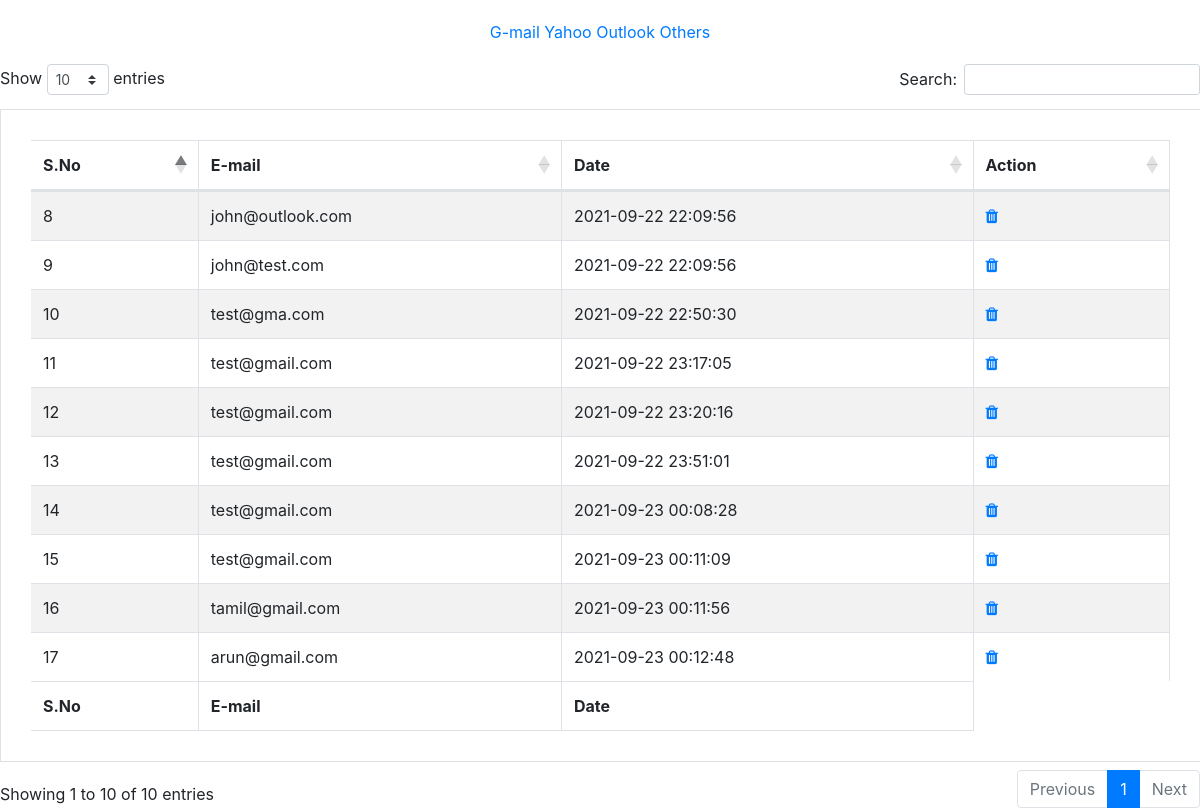
The page /subscriber_list.php on the database its author committed.
### tables this page shows
CREATE TABLE `subscriber_list` (
  `id` int(50) NOT NULL,
  `email` varchar(100) NOT NULL,
  `date` varchar(100) NOT NULL DEFAULT current_timestamp()
);

### subscriber_list.php (the view, shortened to what this page needs)
<?php
require_once "db_config.php";
$sql = "SELECT * FROM subscriber_list";
$result = $link->query($sql);
?>
<!DOCTYPE html>
<html>
<head>
	<link rel="stylesheet" type="text/css" href="https://cdnjs.cloudflare.com/ajax/libs/twitter-bootstrap/4.5.2/css/bootstrap.css">
	<link rel="stylesheet" type="text/css" href="https://cdn.datatables.net/1.11.2/css/dataTables.bootstrap4.min.css">
  <link rel="stylesheet" href="https://maxcdn.bootstrapcdn.com/font-awesome/4.7.0/css/font-awesome.min.css">
</head>
<body>
	<div style="text-align: center;padding: 20px;">
		<a href="gmail_list.php">G-mail</a>
		<a href="yahoo_list.php">Yahoo</a>
		<a href="outlook_list.php">Outlook</a>
		<a href="others_list.php">Others</a>
	</div>
  <table id="example" class="table table-striped table-bordered" style="width:100%;padding: 30px;">
    <thead>
      <tr>
        <th>S.No</th>
        <th>E-mail</th>
        <th>Date</th>
        <th>Action</th>
      </tr>
    </thead>
    <tbody>
      <?php  if ($result->num_rows > 0) {
        while($row = $result->fetch_assoc()) {
          echo "<tr><td>{$row['id']}</td><td>{$row['email']}</td><td>{$row['date']}</td>";
          echo "<td>";
          echo '<a href="delete.php?id='. $row['id'] .'"><span class="fa fa-trash"></span></a>';
          echo "</td>";
          echo "</tr>\n";
        }
      } else {
        echo "0 results";
      }
      $link->close();?>
    </tbody>
    <tfoot>
      <tr>
        <th>S.No</th>
        <th>E-mail</th>
        <th>Date</th>
      </tr>
    </tfoot>
  </table>
</body>
</html>

### rows shown on the page
subscriber_list: id "8", email "john@outlook.com", date "2021-09-22 22:09:56"
subscriber_list: id "9", email "john@test.com", date "2021-09-22 22:09:56"
subscriber_list: id "10", email "test@gma.com", date "2021-09-22 22:50:30"
subscriber_list: id "11", email "test@gmail.com", date "2021-09-22 23:17:05"
subscriber_list: id "12", email "test@gmail.com", date "2021-09-22 23:20:16"
subscriber_list: id "13", email "test@gmail.com", date "2021-09-22 23:51:01"
subscriber_list: id "14", email "test@gmail.com", date "2021-09-23 00:08:28"
subscriber_list: id "15", email "test@gmail.com", date "2021-09-23 00:11:09"
subscriber_list: id "16", email "tamil@gmail.com", date "2021-09-23 00:11:56"
subscriber_list: id "17", email "arun@gmail.com", date "2021-09-23 00:12:48"
